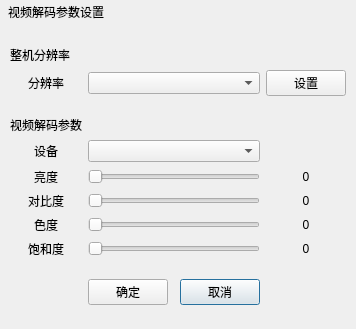
<?xml version="1.0" encoding="UTF-8"?>
<ui version="4.0">
 <class>frmResolutionSet</class>
 <widget class="QDialog" name="frmResolutionSet">
  <property name="geometry">
   <rect>
    <x>0</x>
    <y>0</y>
    <width>341</width>
    <height>329</height>
   </rect>
  </property>
  <property name="windowTitle">
   <string>操作员登录</string>
  </property>
  <property name="styleSheet">
   <string notr="true"/>
  </property>
  <layout class="QVBoxLayout" name="verticalLayout">
   <property name="spacing">
    <number>0</number>
   </property>
   <property name="leftMargin">
    <number>1</number>
   </property>
   <property name="topMargin">
    <number>1</number>
   </property>
   <property name="rightMargin">
    <number>1</number>
   </property>
   <property name="bottomMargin">
    <number>1</number>
   </property>
   <item>
    <widget class="QWidget" name="widgetTitle" native="true">
     <property name="sizePolicy">
      <sizepolicy hsizetype="Preferred" vsizetype="Fixed">
       <horstretch>0</horstretch>
       <verstretch>0</verstretch>
      </sizepolicy>
     </property>
     <layout class="QHBoxLayout" name="horizontalLayout_2">
      <property name="spacing">
       <number>0</number>
      </property>
      <property name="leftMargin">
       <number>0</number>
      </property>
      <property name="topMargin">
       <number>0</number>
      </property>
      <property name="rightMargin">
       <number>0</number>
      </property>
      <property name="bottomMargin">
       <number>0</number>
      </property>
      <item>
       <widget class="QLabel" name="labIco">
        <property name="text">
         <string/>
        </property>
        <property name="alignment">
         <set>Qt::AlignCenter</set>
        </property>
       </widget>
      </item>
      <item>
       <widget class="QLabel" name="labTitle">
        <property name="sizePolicy">
         <sizepolicy hsizetype="Expanding" vsizetype="Preferred">
          <horstretch>0</horstretch>
          <verstretch>0</verstretch>
         </sizepolicy>
        </property>
        <property name="styleSheet">
         <string notr="true"/>
        </property>
        <property name="text">
         <string>视频解码参数设置</string>
        </property>
        <property name="alignment">
         <set>Qt::AlignLeading|Qt::AlignLeft|Qt::AlignVCenter</set>
        </property>
       </widget>
      </item>
      <item>
       <widget class="QPushButton" name="btnMenu_Close">
        <property name="sizePolicy">
         <sizepolicy hsizetype="Minimum" vsizetype="Expanding">
          <horstretch>0</horstretch>
          <verstretch>0</verstretch>
         </sizepolicy>
        </property>
        <property name="cursor">
         <cursorShape>ArrowCursor</cursorShape>
        </property>
        <property name="focusPolicy">
         <enum>Qt::NoFocus</enum>
        </property>
        <property name="text">
         <string/>
        </property>
        <property name="flat">
         <bool>true</bool>
        </property>
       </widget>
      </item>
     </layout>
    </widget>
   </item>
   <item>
    <widget class="QWidget" name="widgetMain" native="true">
     <property name="styleSheet">
      <string notr="true">#gboxSoftKey .QPushButton{
border-width:0px;
border-radius:0px;
padding:2px;
}

#gboxSoftKey .QPushButton:hover{
border:1px solid #FF0000;
}

#gboxSoftKey{
border-width:0px;
border-radius:0px;
}</string>
     </property>
     <layout class="QVBoxLayout" name="verticalLayout_2">
      <property name="spacing">
       <number>0</number>
      </property>
      <property name="leftMargin">
       <number>0</number>
      </property>
      <property name="topMargin">
       <number>0</number>
      </property>
      <property name="rightMargin">
       <number>0</number>
      </property>
      <property name="bottomMargin">
       <number>0</number>
      </property>
      <item>
       <widget class="QWidget" name="widget" native="true">
        <property name="autoFillBackground">
         <bool>true</bool>
        </property>
        <layout class="QGridLayout" name="gridLayout">
         <item row="6" column="0">
          <widget class="QLabel" name="label_5">
           <property name="text">
            <string>亮度</string>
           </property>
           <property name="alignment">
            <set>Qt::AlignCenter</set>
           </property>
          </widget>
         </item>
         <item row="8" column="0">
          <widget class="QLabel" name="label_11">
           <property name="text">
            <string>色度</string>
           </property>
           <property name="alignment">
            <set>Qt::AlignCenter</set>
           </property>
          </widget>
         </item>
         <item row="7" column="1" colspan="3">
          <widget class="QSlider" name="silderContrastRatio">
           <property name="orientation">
            <enum>Qt::Horizontal</enum>
           </property>
          </widget>
         </item>
         <item row="8" column="4">
          <widget class="QLabel" name="labelChrominance">
           <property name="text">
            <string>0</string>
           </property>
           <property name="alignment">
            <set>Qt::AlignCenter</set>
           </property>
          </widget>
         </item>
         <item row="5" column="0">
          <widget class="QLabel" name="label_4">
           <property name="text">
            <string>设备</string>
           </property>
           <property name="alignment">
            <set>Qt::AlignCenter</set>
           </property>
          </widget>
         </item>
         <item row="11" column="3">
          <widget class="QPushButton" name="btnCancle">
           <property name="text">
            <string>取消</string>
           </property>
          </widget>
         </item>
         <item row="9" column="1" colspan="3">
          <widget class="QSlider" name="silderSaturation">
           <property name="orientation">
            <enum>Qt::Horizontal</enum>
           </property>
          </widget>
         </item>
         <item row="3" column="1">
          <spacer name="verticalSpacer_2">
           <property name="orientation">
            <enum>Qt::Vertical</enum>
           </property>
           <property name="sizeHint" stdset="0">
            <size>
             <width>20</width>
             <height>40</height>
            </size>
           </property>
          </spacer>
         </item>
         <item row="2" column="4">
          <widget class="QPushButton" name="btnSet">
           <property name="text">
            <string>设置</string>
           </property>
          </widget>
         </item>
         <item row="4" column="0">
          <widget class="QLabel" name="label_3">
           <property name="text">
            <string>视频解码参数</string>
           </property>
          </widget>
         </item>
         <item row="11" column="1">
          <widget class="QPushButton" name="btnConfirm">
           <property name="text">
            <string>确定</string>
           </property>
          </widget>
         </item>
         <item row="6" column="1" colspan="3">
          <widget class="QSlider" name="silderBrightness">
           <property name="orientation">
            <enum>Qt::Horizontal</enum>
           </property>
          </widget>
         </item>
         <item row="2" column="1" colspan="3">
          <widget class="QComboBox" name="cbResolution"/>
         </item>
         <item row="0" column="0">
          <spacer name="verticalSpacer_3">
           <property name="orientation">
            <enum>Qt::Vertical</enum>
           </property>
           <property name="sizeHint" stdset="0">
            <size>
             <width>20</width>
             <height>40</height>
            </size>
           </property>
          </spacer>
         </item>
         <item row="8" column="1" colspan="3">
          <widget class="QSlider" name="silderChrominance">
           <property name="orientation">
            <enum>Qt::Horizontal</enum>
           </property>
          </widget>
         </item>
         <item row="7" column="0">
          <widget class="QLabel" name="label_7">
           <property name="text">
            <string>对比度</string>
           </property>
           <property name="alignment">
            <set>Qt::AlignCenter</set>
           </property>
          </widget>
         </item>
         <item row="9" column="0">
          <widget class="QLabel" name="label_9">
           <property name="text">
            <string>饱和度</string>
           </property>
           <property name="alignment">
            <set>Qt::AlignCenter</set>
           </property>
          </widget>
         </item>
         <item row="7" column="4">
          <widget class="QLabel" name="labelContrastRation">
           <property name="text">
            <string>0</string>
           </property>
           <property name="alignment">
            <set>Qt::AlignCenter</set>
           </property>
          </widget>
         </item>
         <item row="6" column="4">
          <widget class="QLabel" name="labelBrightness">
           <property name="text">
            <string>0</string>
           </property>
           <property name="alignment">
            <set>Qt::AlignCenter</set>
           </property>
          </widget>
         </item>
         <item row="9" column="4">
          <widget class="QLabel" name="labelSaturation">
           <property name="text">
            <string>0</string>
           </property>
           <property name="alignment">
            <set>Qt::AlignCenter</set>
           </property>
          </widget>
         </item>
         <item row="2" column="0">
          <widget class="QLabel" name="label_2">
           <property name="text">
            <string>分辨率</string>
           </property>
           <property name="alignment">
            <set>Qt::AlignCenter</set>
           </property>
          </widget>
         </item>
         <item row="5" column="1" colspan="3">
          <widget class="QComboBox" name="cbDevice"/>
         </item>
         <item row="10" column="1">
          <spacer name="verticalSpacer">
           <property name="orientation">
            <enum>Qt::Vertical</enum>
           </property>
           <property name="sizeHint" stdset="0">
            <size>
             <width>20</width>
             <height>40</height>
            </size>
           </property>
          </spacer>
         </item>
         <item row="1" column="0">
          <widget class="QLabel" name="label">
           <property name="text">
            <string>整机分辨率</string>
           </property>
          </widget>
         </item>
         <item row="12" column="1">
          <spacer name="verticalSpacer_4">
           <property name="orientation">
            <enum>Qt::Vertical</enum>
           </property>
           <property name="sizeHint" stdset="0">
            <size>
             <width>20</width>
             <height>40</height>
            </size>
           </property>
          </spacer>
         </item>
        </layout>
       </widget>
      </item>
     </layout>
    </widget>
   </item>
  </layout>
 </widget>
 <resources/>
 <connections/>
</ui>
